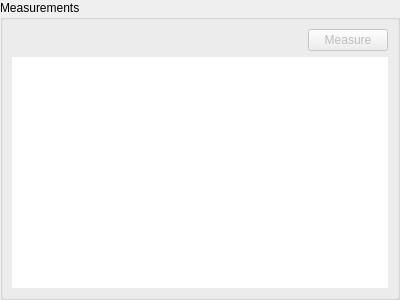
<?xml version="1.0" encoding="UTF-8"?>
<ui version="4.0">
 <class>MeasurementTable</class>
 <widget class="QWidget" name="MeasurementTable">
  <property name="geometry">
   <rect>
    <x>0</x>
    <y>0</y>
    <width>400</width>
    <height>300</height>
   </rect>
  </property>
  <property name="windowTitle">
   <string>Form</string>
  </property>
  <layout class="QVBoxLayout" name="verticalLayout">
   <property name="leftMargin">
    <number>0</number>
   </property>
   <property name="topMargin">
    <number>0</number>
   </property>
   <property name="rightMargin">
    <number>0</number>
   </property>
   <property name="bottomMargin">
    <number>0</number>
   </property>
   <item>
    <widget class="QGroupBox" name="measurementsInfo">
     <property name="title">
      <string>Measurements</string>
     </property>
     <layout class="QVBoxLayout" name="verticalLayout_2">
      <item>
       <layout class="QHBoxLayout" name="horizontalLayout_3">
        <property name="spacing">
         <number>6</number>
        </property>
        <item>
         <spacer name="horizontalSpacer">
          <property name="orientation">
           <enum>Qt::Horizontal</enum>
          </property>
          <property name="sizeHint" stdset="0">
           <size>
            <width>40</width>
            <height>20</height>
           </size>
          </property>
         </spacer>
        </item>
        <item>
         <widget class="QPushButton" name="measureButton">
          <property name="enabled">
           <bool>false</bool>
          </property>
          <property name="text">
           <string>Measure</string>
          </property>
         </widget>
        </item>
       </layout>
      </item>
      <item>
       <widget class="QTableWidget" name="measurementTable">
        <property name="frameShape">
         <enum>QFrame::NoFrame</enum>
        </property>
        <property name="frameShadow">
         <enum>QFrame::Plain</enum>
        </property>
        <property name="gridStyle">
         <enum>Qt::SolidLine</enum>
        </property>
       </widget>
      </item>
     </layout>
    </widget>
   </item>
  </layout>
 </widget>
 <resources/>
 <connections/>
</ui>
